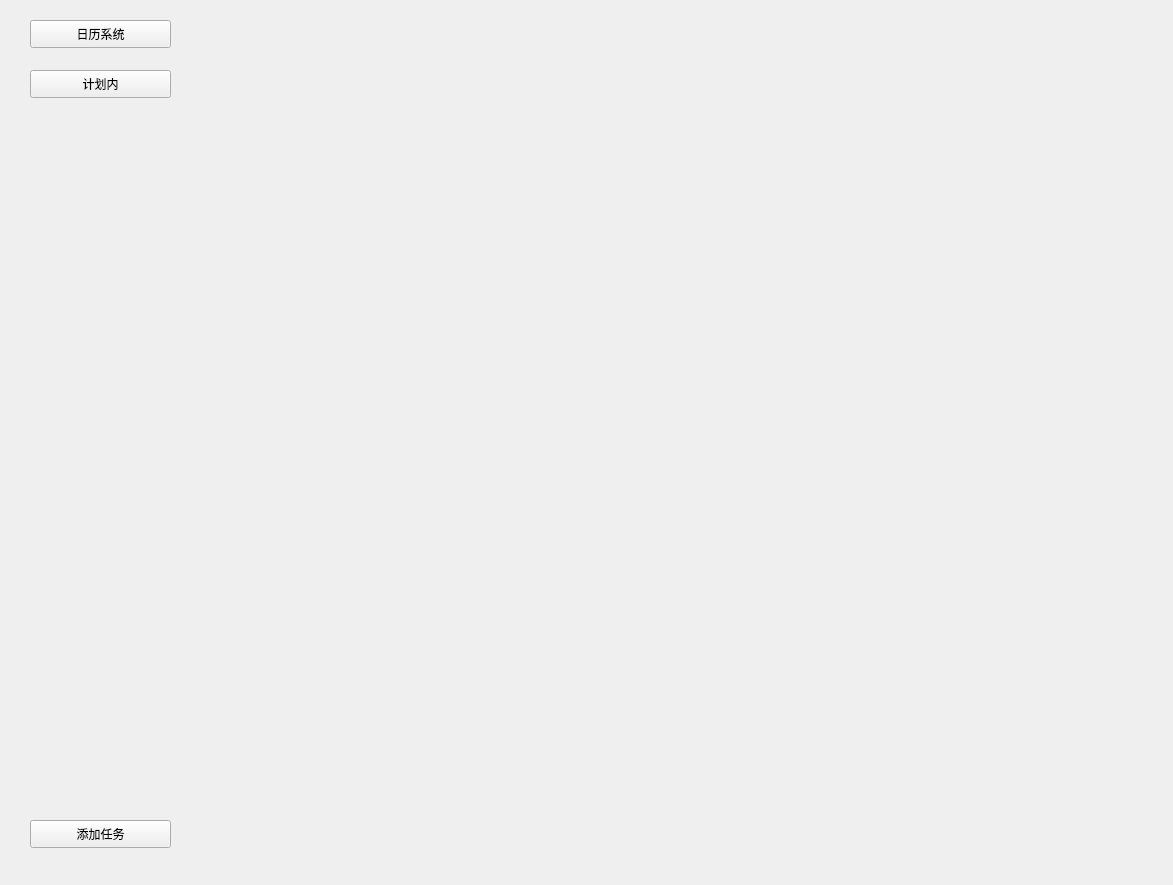
<?xml version="1.0" encoding="UTF-8"?>
<ui version="4.0">
 <class>panel</class>
 <widget class="QWidget" name="panel">
  <property name="geometry">
   <rect>
    <x>0</x>
    <y>0</y>
    <width>1173</width>
    <height>885</height>
   </rect>
  </property>
  <property name="font">
   <font>
    <family>黑体</family>
   </font>
  </property>
  <property name="windowTitle">
   <string>Form</string>
  </property>
  <widget class="QStackedWidget" name="stackedWidget">
   <property name="geometry">
    <rect>
     <x>210</x>
     <y>0</y>
     <width>954</width>
     <height>885</height>
    </rect>
   </property>
   <widget class="QWidget" name="page"/>
   <widget class="QWidget" name="page_2"/>
  </widget>
  <widget class="QPushButton" name="pushButton">
   <property name="geometry">
    <rect>
     <x>30</x>
     <y>20</y>
     <width>141</width>
     <height>28</height>
    </rect>
   </property>
   <property name="text">
    <string>日历系统</string>
   </property>
  </widget>
  <widget class="QPushButton" name="pushButton_2">
   <property name="geometry">
    <rect>
     <x>30</x>
     <y>70</y>
     <width>141</width>
     <height>28</height>
    </rect>
   </property>
   <property name="text">
    <string>计划内</string>
   </property>
  </widget>
  <widget class="QPushButton" name="pushButton_3">
   <property name="geometry">
    <rect>
     <x>30</x>
     <y>820</y>
     <width>141</width>
     <height>28</height>
    </rect>
   </property>
   <property name="text">
    <string>添加任务</string>
   </property>
  </widget>
 </widget>
 <resources/>
 <connections/>
</ui>
